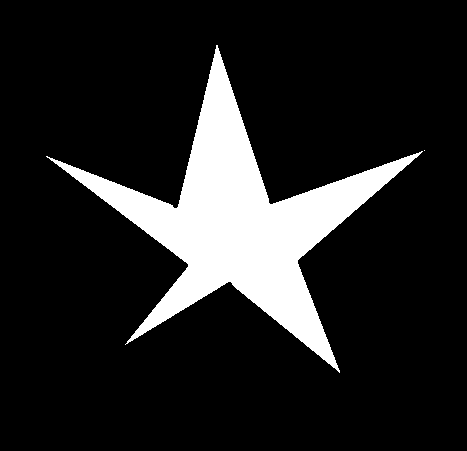
#> input picture test/mock_images/test_star.png, 467 x 451 px
$ python -i utils.py   (imports and definitions only)
#> lines starting #> are read from the running program, lines starting #| are printed output that depends on the picture; after the words box and inside, x2 and y2 are one past the last pixel; in counts of white or black regions, pixels touching at a corner belong together
#> further down, picture is the input picture: shape (451, 467, 3); 14% white; 2 white regions (1 under 20 px), largest, box (x1, y1, x2, y2) and area: (46, 45, 423, 373) 29509
import json
import os
from collections import Counter
import cv2
import numpy as np
from PIL import Image

# [47 lines left out: function print_stats, not called in this run]

def get_edge_background_mask(img):
    """
    Returns a binary mask that separates foreground from background
    based on majority edge color, even for images with alpha.
    Mask with white (255) = foreground, black (0) = background
    """
    try:
        # If alpha channel is present, discard it
        if img.shape[-1] == 4:
            print("Stripping alpha channel for background color masking")
            img = cv2.cvtColor(img, cv2.COLOR_BGRA2BGR)

        if img.ndim == 2:
            img = cv2.cvtColor(img, cv2.COLOR_GRAY2BGR)
        elif img.shape[2] == 1:
            img = cv2.cvtColor(img, cv2.COLOR_GRAY2BGR)

        h, w = img.shape[:2]
#> h = 451; w = 467

        # Gather edge pixels (top, bottom, left, right)
        edge_pixels = np.vstack([
            img[0, :],         # top edge
            img[-1, :],        # bottom edge
            img[:, 0],         # left edge
            img[:, -1]         # right edge
        ])
#> edge_pixels = 1836 rows, first 8: [0, 0, 0], [0, 0, 0], [0, 0, 0], [0, 0, 0], [0, 0, 0], [0, 0, 0], [0, 0, 0], [0, 0, 0]

        # Estimate background color
        bg_color = np.median(edge_pixels, axis=0)
#> bg_color = [0, 0, 0]
        print(f"Estimated background color: {bg_color}")
#| Estimated background color: [0. 0. 0.]
        bg_color = np.round(bg_color).astype(np.uint8)

        # Tile to full image
        bg_tile = np.tile(bg_color[np.newaxis, np.newaxis, :], (h, w, 1))
#> bg_tile: shape (451, 467, 3); every value is 0

        # Color distance
        diff = cv2.absdiff(img, bg_tile)
        dist = np.linalg.norm(diff, axis=2)

        # Threshold to get foreground mask
        _, mask = cv2.threshold(dist.astype(np.uint8), 60, 255, cv2.THRESH_BINARY)

        # _, mask = cv2.threshold(dist, 60, 255, cv2.THRESH_BINARY)
        # mask = mask.astype(np.uint8)

        cv2.imwrite("debug_outputs/alpha_mask_util.png", mask)

        # Optional cleanup
        kernel = np.ones((2, 2), np.uint8)
        mask = cv2.morphologyEx(mask, cv2.MORPH_OPEN, kernel)
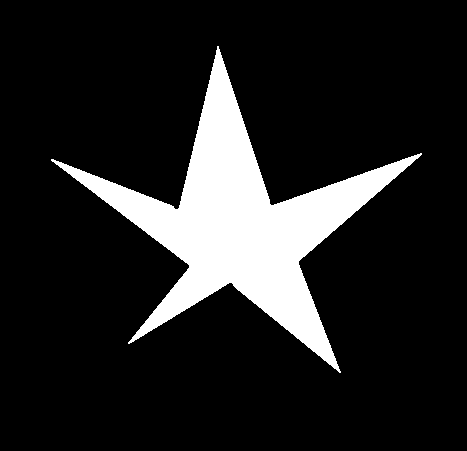
#> mask: shape (451, 467); 14% white; 1 white region, box (x1, y1, x2, y2) and area: (51, 46, 422, 373) 29496

        return mask

    except Exception as e:
        print(f"⚠️ Error generating background mask: {e}")
        return np.ones(img.shape[:2], dtype=np.uint8) * 255  # fallback: all foreground

# [10 lines left out: function get_alpha_mask, not called in this run]

def get_foreground_mask(img):
    """
    Chooses the right foreground masking function.
    Returns: (mask, strategy)
    strategy = 'alpha' | 'background'
    """
    if img.shape[-1] == 4:
        alpha = img[:, :, 3]
        if np.any(alpha < 255):
            print("alpha")
            return get_alpha_mask(img), "alpha"
        else:
            print("background (alpha present but fully opaque)")
    else:
        print("background (no alpha)")

    return get_edge_background_mask(img), "background"

# [32 lines left out: function load_image, not called in this run]

>>> import cv2
>>> picture = cv2.imread('test/mock_images/test_star.png')
>>> result = get_foreground_mask(picture)
